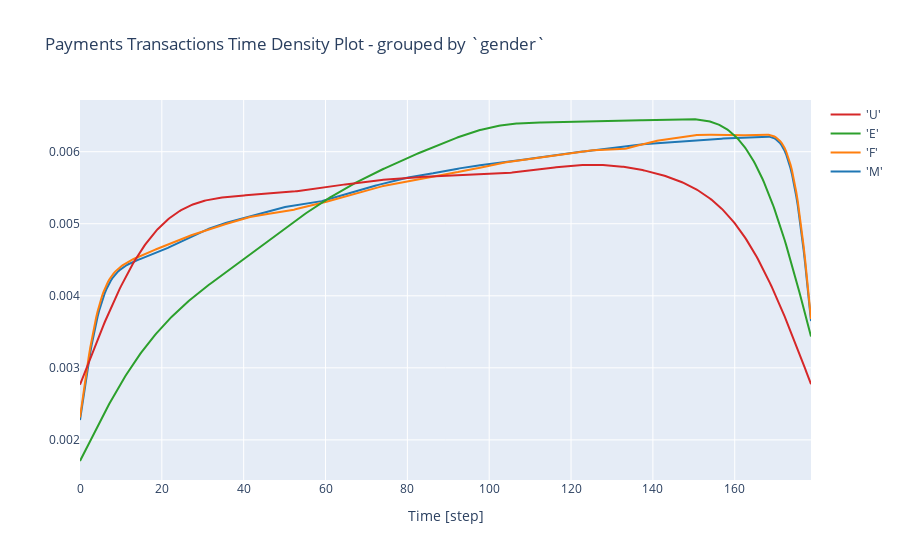

Write notebook code for a chart like this one.
### Code cell
plot_distplot_grouped(data_df, 'gender')

### Figure 1 — Plotly figure (JSON) as saved in the notebook; plotly's stock layout.template omitted (floating-point values rounded to 4 significant figures; data arrays with more than 128 entries replaced by an {"elided": "..."} marker saying what was removed)
{"data": [{"legendgroup": "'M'", "marker": {"color": "rgb(31, 119, 180)"}, "mode": "lines", "name": "'M'", "showlegend": true, "type": "scatter", "x": {"elided": "500 float values"}, "xaxis": "x", "y": {"elided": "500 float values"}, "yaxis": "y"}, {"legendgroup": "'F'", "marker": {"color": "rgb(255, 127, 14)"}, "mode": "lines", "name": "'F'", "showlegend": true, "type": "scatter", "x": {"elided": "500 float values"}, "xaxis": "x", "y": {"elided": "500 float values"}, "yaxis": "y"}, {"legendgroup": "'E'", "marker": {"color": "rgb(44, 160, 44)"}, "mode": "lines", "name": "'E'", "showlegend": true, "type": "scatter", "x": {"elided": "500 float values"}, "xaxis": "x", "y": {"elided": "500 float values"}, "yaxis": "y"}, {"legendgroup": "'U'", "marker": {"color": "rgb(214, 39, 40)"}, "mode": "lines", "name": "'U'", "showlegend": true, "type": "scatter", "x": {"elided": "500 float values"}, "xaxis": "x", "y": {"elided": "500 float values"}, "yaxis": "y"}], "layout": {"barmode": "overlay", "hovermode": "closest", "legend": {"traceorder": "reversed"}, "title": {"text": "Payments Transactions Time Density Plot - grouped by `gender`"}, "xaxis": {"anchor": "y2", "domain": [0, 1], "title": {"text": "Time [step]"}, "zeroline": false}, "yaxis": {"anchor": "free", "domain": [0, 1], "position": 0}}}
